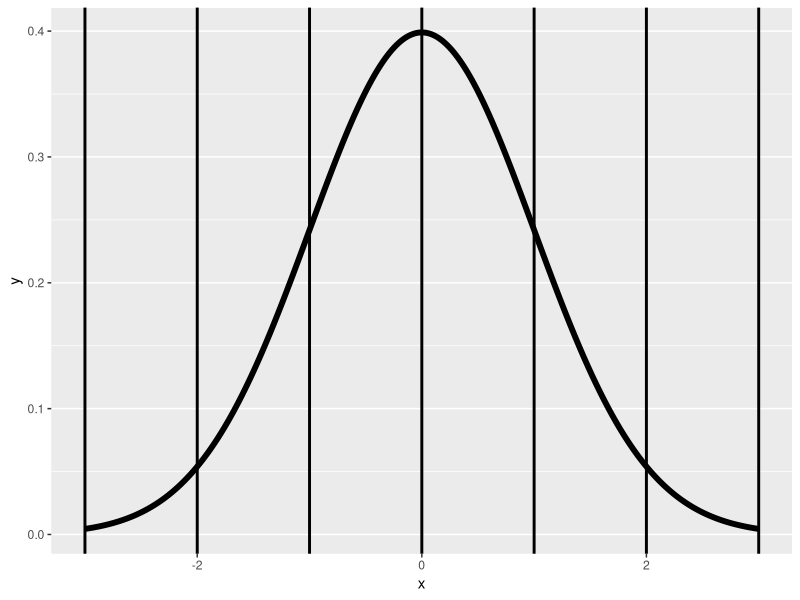

Generate this figure with R:
x <- seq(-3, 3, length = 1000)
dat <- data.frame(x=x, y=dnorm(x))
library(ggplot2)
g <- ggplot(dat, 
              aes(x = x, y = y)) + geom_line(size = 2)
g <- g + geom_vline(xintercept = -3 : 3, size = 1)
print(g)
